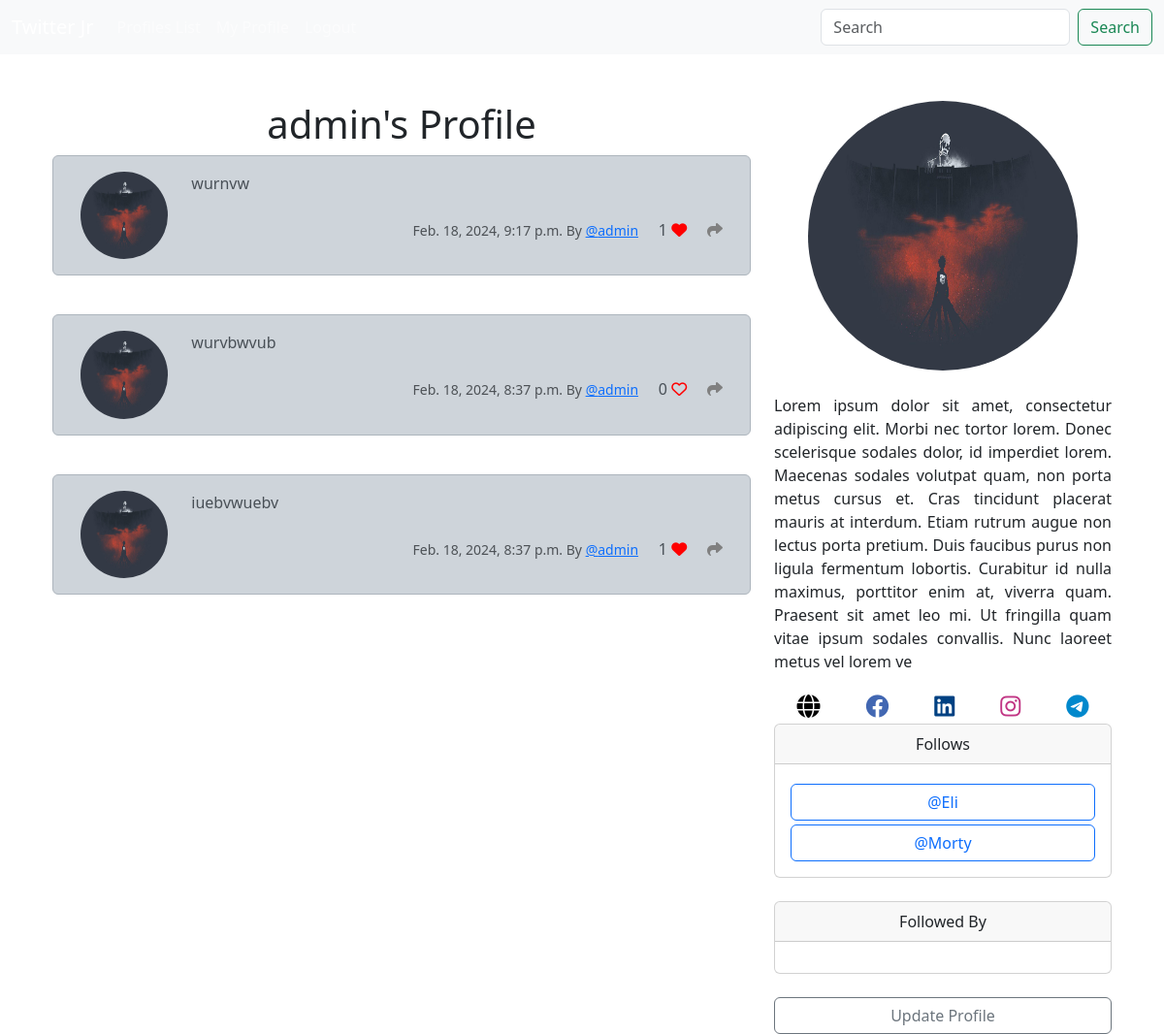
The page /profile/6 (signed in) on the database its author committed.
### twitter/models.py (models this page shows, shortened)
class Profile(models.Model):
    user = models.OneToOneField(User, on_delete=models.CASCADE)
    follows = models.ManyToManyField('self',
                                     related_name='followed_by',
                                     symmetrical=False,
                                     blank=True
                                     )
    date_modified = models.DateTimeField(User, auto_now=True)
    profile_image = models.ImageField(null=True, blank=True, upload_to='images/')
    profile_bio = models.CharField(null=True, blank=True, max_length=500)
    homepage_link = models.CharField(null=True, blank=True, max_length=100)
    facebook_link = models.CharField(null=True, blank=True, max_length=100)
    instagram_link = models.CharField(null=True, blank=True, max_length=100)
    linkedin_link = models.CharField(null=True, blank=True, max_length=100)
    telegram_link = models.CharField(null=True, blank=True, max_length=100)
    def __str__(self):
        return self.user.username

class Tweet(models.Model):
    user = models.ForeignKey(
        User,
        related_name='tweets',
        on_delete=models.DO_NOTHING,
    )
    body = models.CharField(max_length=400)
    created_at = models.DateTimeField(auto_now_add=True)
    likes = models.ManyToManyField(User, related_name='tweets_like', blank=True)
    def number_of_likes(self):
        return self.likes.count()

### twitter/views.py (the view, shortened to what this page needs)
# urls.py: path('profile/<int:pk>', views.profile, name='profile'),
def profile(request, pk):
    if request.user.is_authenticated:
        profile = Profile.objects.get(user_id=pk)
        tweets = Tweet.objects.filter(user_id=pk).order_by('-created_at')
        return render(request, 'profile.html', {'profile': profile, 'tweets': tweets})
    else:
        messages.success(request, 'You must be logged in to access this page')
        return redirect('home')

### twitter/templates/profile.html (shortened to what this page needs)
{% extends 'base.html' %}
{% load static %}
{% block content %}
{% if profile %}
<div class="container text-center">
    <div class="row">
        <div class="col-lg-8 col-ld-8 col-sm-8 col-12">
            <h1>{{ profile.user.username }}'s Profile</h1>
            {% if tweets %}
            {% for tweet in tweets %}
                <div class="alert alert-dark" role="alert">
                    <div class="container">
                        <div class="row">
                            <div class="col-lg-2 col-ld-3 col-sm-3 col-xs-4">
                                {% if profile.profile_image %}
                                <img style="width: 100%; aspect-ratio : 1 / 1;" src="{{ profile.profile_image.url }}" class="rounded-circle col-12" alt="{{ profile.user.username }}">
                                {% else %}
                                <img style="height: 100%; aspect-ratio : 1 / 1;" src="{% static 'images/default_profile_picture.png' %}" class="rounded-circle col-12" alt="{{ profile.user.username }}">
                                {% endif %}
                            </div>
                            <div class="col-lg-10 col-ld-9 col-sm-9 col-xs-8" align="left">
                                {{ tweet.body }} <br><br>
                                <div align="end">
                                    <small class="text-muted">{{ tweet.created_at }} By <a href="{% url 'profile' tweet.user.id %}">@{{ tweet.user.username|lower }}</a></small>
                                  {{ tweet.number_of_likes }}
                                    {% if user in tweet.likes.all %}
                                    <a href="{% url 'tweet_like' tweet.id %}" style="color: red"><i class="fa-solid fa-heart"></i></a>
                                    {% else %}
                                    <a href="{% url 'tweet_like' tweet.id %}" style="color: red"><i class="fa-regular fa-heart"></i></a>
                                    {% endif %}
                                    <a href="{% url 'tweet_show' tweet.id %}" style="color:gray"><i class="fa-solid fa-share"></i></a>
                                </div>
                            </div>
                        </div>
                    </div>
                </div>
                <br>
            {% endfor %}
            {% endif %}
        </div>
        <div class="col-lg-4 col-ld-4 col-sm-4 col-12">
            {% if profile.profile_image %}
            <img src="{{ profile.profile_image.url }}" style="width: 80%; aspect-ratio : 1 / 1;" class="rounded-circle"> <br><br>
            {% else %}
            <img src="{% static 'images/default_profile_picture.png' %}" style="width: 80%; aspect-ratio : 1 / 1;" class="rounded-circle col-12" alt="{{ profile.user.username }}">
            {% endif %}
                <p align="justify">
                    {% if profile.profile_bio %}
                    {{ profile.profile_bio }}
                    {% endif %}
                </p>
                <div class="row">
                    <div class="col-12" style="display: flex; justify-content: space-around">
                        {%if profile.homepage_link %}
                        <a href="{{ profile.homepage_link }}" style="color:black; font-size: 1.5rem" target="_blank"><i class="fa-solid fa-globe"></i></a>
                        {% endif %}
                        {%if profile.facebook_link %}
                        <a href="{{ profile.facebook_link }}" style="color: #4267B2; font-size: 1.5rem" target="_blank"><i class="fa-brands fa-facebook"></i></a>
                        {% endif %}
                        {%if profile.linkedin_link %}
                        <a href="{{ profile.linkedin_link }}" style="color: #004182; font-size: 1.5rem" target="_blank"><i class="fa-brands fa-linkedin"></i></a>
                        {% endif %}
                        {%if profile.instagram_link %}
                        <a href="{{ profile.instagram_link }}" style="color: #C13584; font-size: 1.5rem" target="_blank"><i class="fa-brands fa-instagram"></i></a>
                        {% endif %}
                        {%if profile.telegram_link %}
                        <a href="{{ profile.telegram_link }}" style="color: #0088cc; font-size: 1.5rem" target="_blank"><i class="fa-brands fa-telegram"></i></a>
                        {% endif %}
                    </div>
                </div>
            <div class="card">
              <div class="card-header">
                Follows
              </div>
              <div class="card-body">
                <p class="card-text">
                    {% for following in profile.follows.all %}
                    {% if following.id != profile.user.id %}
                        <a href="{% url 'profile' following.user.id %}" class="btn btn-outline-primary col-12" style="margin-top: 0.25rem">@{{ following }}</a><br>
                    {% endif %}
                    {% endfor %}
                </p>
              </div>
            </div>
            <br>
            <div class="card">
              <div class="card-header">
                Followed By
              </div>
              <div class="card-body">
                    {% endif %}
              </div>
            </div>
            <br>
            {% if request.user.id == profile.user.id %}
            <a href="{% url 'update_user' %}" class="btn btn-outline-secondary col-12">
                    Update Profile
            </a>
            {% endif %}
        </div>
    </div>
</div>
{% endblock %}

### rows shown on the page
Profile: user.username "admin", profile_image (picture), profile_bio "Lorem ipsum dolor sit amet, consectetur adipiscing elit. Morbi nec tortor lorem. Donec scelerisque sodales dolor, id imperdiet lorem. Maecenas sodales volutpat quam, non porta metus cursus et. Cras tincidunt placerat mauris at interdum. Etiam rutrum augue non lectus porta pretium. Duis faucibus purus non ligula fermentum lobortis. Curabitur id nulla maximus, porttitor enim at, viverra quam. Praesent sit amet leo mi. Ut fringilla quam vitae ipsum sodales convallis. Nunc laoreet metus vel lorem ve"
Tweet: profile_image (picture), body "wurnvw", created_at "Feb. 18, 2024, 9:17 p.m.", user.username "admin", number_of_likes "1"
Tweet: profile_image (picture), body "wurvbwvub", created_at "Feb. 18, 2024, 8:37 p.m.", user.username "admin", number_of_likes "0"
Tweet: profile_image (picture), body "iuebvwuebv", created_at "Feb. 18, 2024, 8:37 p.m.", user.username "admin", number_of_likes "1"
Profile: user.username "Eli"
Profile: user.username "Morty"
